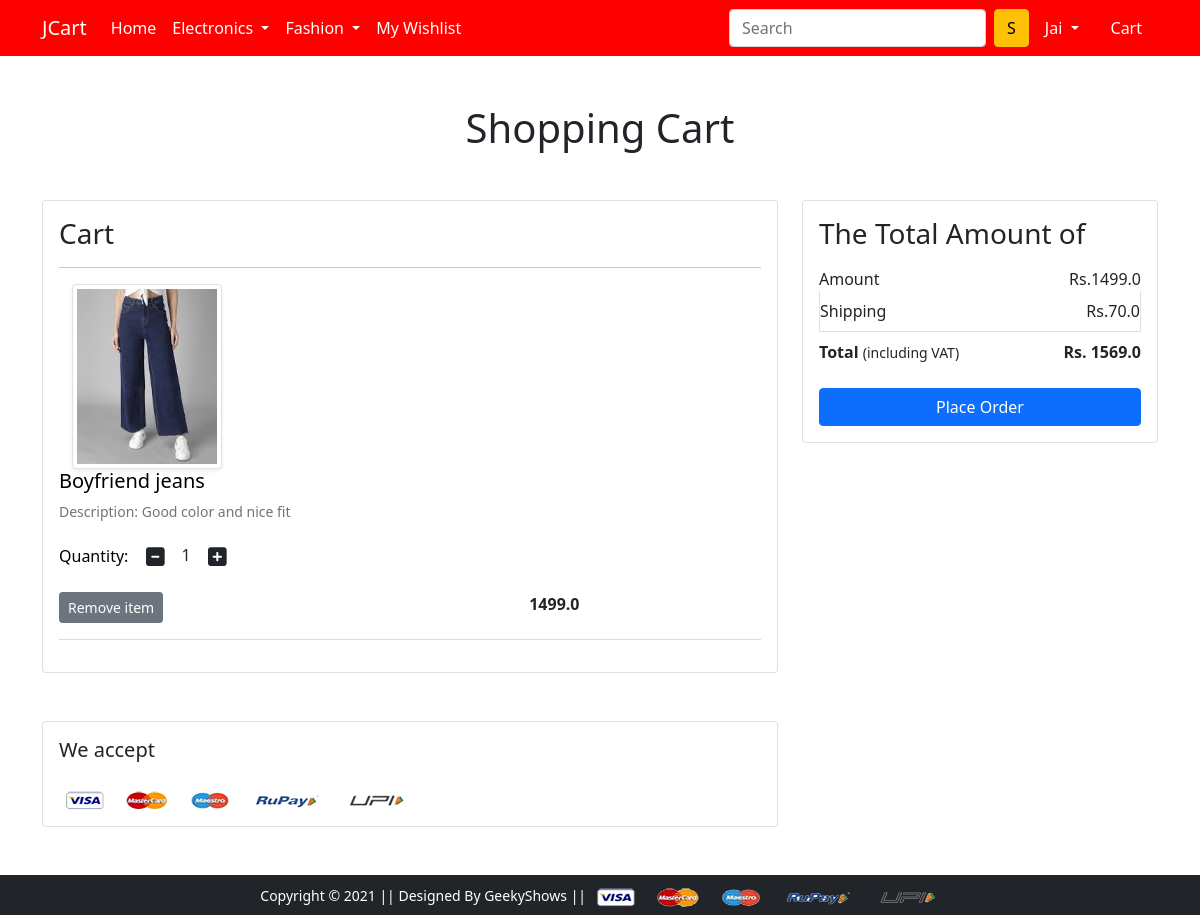
The app's page /cart/ (signed in) with its own data.
### app/models.py (models this page shows, shortened)
class Cart(models.Model):
    user=models.ForeignKey(User,on_delete=models.CASCADE)
    product=models.ForeignKey(Product,on_delete=models.CASCADE)
    quantity=models.PositiveIntegerField(default=1)

class Product(models.Model):
    title=models.CharField(max_length=100)
    selling_price=models.FloatField()
    discounted_price=models.FloatField()
    description=models.TextField()
    category=models.CharField(choices=CATEGORY_CHOICES,max_length=10)
    brand=models.CharField(max_length=50,choices=BRAND_CHOICES)
    product_image=models.ImageField(upload_to='productimg')

### app/views.py (the view)
# urls.py: path('cart/', views.show_cart, name='show_cart'),
def show_cart(request):
    if request.user.is_authenticated:
        user=request.user
        cart=Cart.objects.filter(user=user)
        amount=0.0
        shipping=70.0
        total=0.0
        cart_product=[p for p in Cart.objects.all() if p.user == user]
        if cart_product:
            for p in cart_product:
                tempamount=(p.quantity * p.product.discounted_price)
                amount+=tempamount
                total=amount+shipping
            return render(request, 'app/cart.html',{'carts':cart,'total':total,'shipping':shipping,'amount':amount})
        else:
            return render(request,'app/emptycart.html')

### app/Templates/app/cart.html (shortened to what this page needs)
{% extends 'app/base.html' %}
{% load static %}
{% block main-content %}
<div class="container my-5">
 <div class="row">
  <h1 class="text-center mb-5">Shopping Cart</h1>
  <div class="col-sm-8">
  <div class="card">
   <div class="card-body">
    <h3>Cart</h3>
    {% for cart in carts %}
    <hr>
    <a href="{% url 'product-detail' cart.product.id%}" style="text-decoration:none; color:black">
      <div class="row">
        <div class="col-sm-3 text-center align-self-center"><img src="{{cart.product.product_image.url}}" alt="" srcset="" class="img-fluid img-thumbnail shadow-sm" height="150" width="150"> </div>
        <div class="col-sm-9">
         <div>
          <h5 >{{cart.product.title}}</h5>
          <p class="mb-2 text-muted small">Description: {{cart.product.description}}</p>
          <div class="my-3">
           <label for="quantity">Quantity:</label>
           <a class="minus-cart btn" name="plus" pid={{cart.product.id}}><i class="fas fa-minus-square fa-lg"></i></a>
             <span id="quantity">{{cart.quantity}}</span>
           <a class="plus-cart btn" name="minus" pid={{cart.product.id}}><i class="fas fa-plus-square fa-lg"></i></a>
          </div>
          <div class="d-flex justify-content-between">
           <a  href="/removecart/{{cart.product.id}}" class="btn btn-sm btn-secondary mr-3 "  pid={{cart.product.id}} >
                Remove item
           </a>
           <p class="mb-0"><span><strong>{{cart.product.discounted_price}}</strong></span></p>
          </div>
         </div>
        </div>
       </div>
    </a>
    <hr class="text-muted">
     {% endfor %}
   </div>
  </div>
  </div>
  <div class="col-sm-4">
   <div class="card">
    <div class="card-body">
      <h3>The Total Amount of</h3>
      <ul class="list-group">
       <li class="list-group-item d-flex justify-content-between align-items-center border-0 px-0 pb-0">Amount<span>Rs.<span id="amt">{{amount}}</span></span></li>
       <li class="list-group-item d-flex justify-content-between align-items-center px-0">Shipping<span>Rs.{{shipping}} </span></li>
       <li class="list-group-item d-flex justify-content-between align-items-center border-0 px-0 mb-3">
        <div>
           <strong>Total</strong> <small>(including VAT)</small>
         </div>
         <span><strong>Rs. <strong id="total">{{total}}</strong> </strong></span>
       </li>
      </ul>
      <div class="d-grid"><a href="{% url 'checkout' %}" class="btn btn-primary">Place Order</a></div>
    </div>
   </div>
  </div>
 </div>
</div>
<div class="container">
 <div class="row">
  <div class="col-sm-8">
   <div class="card">
    <div class="card-body">
      <h5 class="mb-4">We accept</h5>
      <img src="{% static 'app/images/payment.png' %}" alt="" class="img-fluid">
    </div>
  </div>
  </div>
 </div>
</div>
{% endblock main-content %}

### app/Templates/app/base.html (shortened to what this page needs)
<!doctype html>
{% load static %}
<html lang="en">
  <head>
    <link href="https://cdn.jsdelivr.net/npm/bootstrap@5.0.0-beta1/dist/css/bootstrap.min.css" rel="stylesheet">
    <link rel="stylesheet" href="{% static 'app/css/owl.carousel.min.css' %}">
    <link rel="stylesheet" href="{% static 'app/css/all.min.css' %}">
    <link rel="stylesheet" href="{% static 'app/css/style.css' %}">
  </head>
  <body>
    <nav class="navbar navbar-expand-lg navbar-dark " style="background-color:red">
     <div class="container">
       <a class="navbar-brand" href="/">JCart</a>
       <div class="collapse navbar-collapse" id="navbarSupportedContent">
         <ul class="navbar-nav me-auto mb-2 mb-lg-0">
           <li class="nav-item">
             <a class="nav-link active" aria-current="page" href="/">Home</a>
           </li>
           <li class="nav-item dropdown">
             <a class="nav-link dropdown-toggle text-white" href="#" id="electronicsDropdown" role="button" data-bs-toggle="dropdown" aria-expanded="false">
               Electronics
             </a>
           </li>
           <li class="nav-item dropdown">
             <a class="nav-link dropdown-toggle text-white" href="#" id="fashionDropdown" role="button" data-bs-toggle="dropdown" aria-expanded="false">
               Fashion
             </a>
           </li>
           {% if request.user.is_authenticated %}
           <li>
            <a class="nav-link text-white" href="{% url 'wishlist'  %}" id="wishlist" role="button"  aria-expanded="false">
              My Wishlist
            </a>
           </li>
           {% endif %}
         </ul>
         <form class="d-flex">
           <input class="form-control me-2" type="search" placeholder="Search" name="search" aria-label="Search">
           <button class="btn btn-warning" type="submit">S</button>
         </form>
         <div>
          <ul class="navbar-nav me-auto mb-2 mb-lg-0">
            {% if request.user.is_authenticated %}
           <li class="nav-item dropdown mx-2">
              <a class="nav-link dropdown-toggle text-white" href="#" id="profileDropdown" role="button" data-bs-toggle="dropdown" aria-expanded="false">
                {{request.user.username|capfirst}}
              </a>
            </li>
            <li class="nav-item mx-2">
             <a href="{% url 'show_cart' %}" class="nav-link text-white"> Cart </a>
            </li>
            {% endif %}
          </ul>
         </div>
       </div>
     </div>
    </nav>
    {% block main-content %} {% endblock main-content %}
    <footer class="container-fluid bg-dark text-center p-2 mt-5">
        <small class="text-white">Copyright &copy; 2021 || Designed By GeekyShows || </small>
        <img src="{% static 'app/images/payment.png' %}" alt="" srcset="" class="img-fluid" height="2px">
    </footer>
  </body>
</html>

### records on screen
Cart: product.product_image (picture), product "Boyfriend jeans", product.description "Good color and nice fit", quantity "1", product.discounted_price "1499.0"

### other values on screen
{{ request.user.username|capfirst }} "Jai"
{{ amount }} "1499.0"
{{ shipping }} "70.0"
{{ total }} "1569.0"
